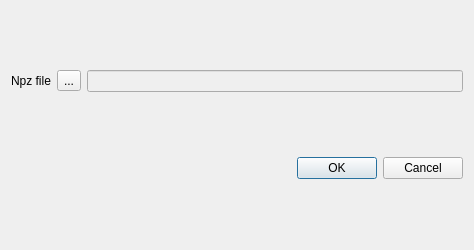
<?xml version="1.0" encoding="UTF-8"?>
<ui version="4.0">
 <class>LoadNpzAsLayerDialog</class>
 <widget class="QDialog" name="LoadNpzAsLayerDialog">
  <property name="geometry">
   <rect>
    <x>0</x>
    <y>0</y>
    <width>474</width>
    <height>250</height>
   </rect>
  </property>
  <property name="windowTitle">
   <string>Load npz as layer</string>
  </property>
  <layout class="QVBoxLayout" name="verticalLayout_2">
   <item>
    <layout class="QVBoxLayout" name="verticalLayout">
     <item>
      <layout class="QHBoxLayout" name="horizontalLayout">
       <item>
        <widget class="QLabel" name="npz_lbl">
         <property name="text">
          <string>Npz file</string>
         </property>
        </widget>
       </item>
       <item>
        <widget class="QToolButton" name="file_browser_tbn">
         <property name="text">
          <string>...</string>
         </property>
        </widget>
       </item>
       <item>
        <widget class="QLineEdit" name="npz_path_le">
         <property name="enabled">
          <bool>false</bool>
         </property>
        </widget>
       </item>
      </layout>
     </item>
    </layout>
   </item>
   <item>
    <widget class="QDialogButtonBox" name="buttonBox">
     <property name="orientation">
      <enum>Qt::Horizontal</enum>
     </property>
     <property name="standardButtons">
      <set>QDialogButtonBox::Cancel|QDialogButtonBox::Ok</set>
     </property>
    </widget>
   </item>
  </layout>
 </widget>
 <resources/>
 <connections>
  <connection>
   <sender>buttonBox</sender>
   <signal>accepted()</signal>
   <receiver>LoadNpzAsLayerDialog</receiver>
   <slot>accept()</slot>
   <hints>
    <hint type="sourcelabel">
     <x>248</x>
     <y>254</y>
    </hint>
    <hint type="destinationlabel">
     <x>157</x>
     <y>274</y>
    </hint>
   </hints>
  </connection>
  <connection>
   <sender>buttonBox</sender>
   <signal>rejected()</signal>
   <receiver>LoadNpzAsLayerDialog</receiver>
   <slot>reject()</slot>
   <hints>
    <hint type="sourcelabel">
     <x>316</x>
     <y>260</y>
    </hint>
    <hint type="destinationlabel">
     <x>286</x>
     <y>274</y>
    </hint>
   </hints>
  </connection>
 </connections>
</ui>
